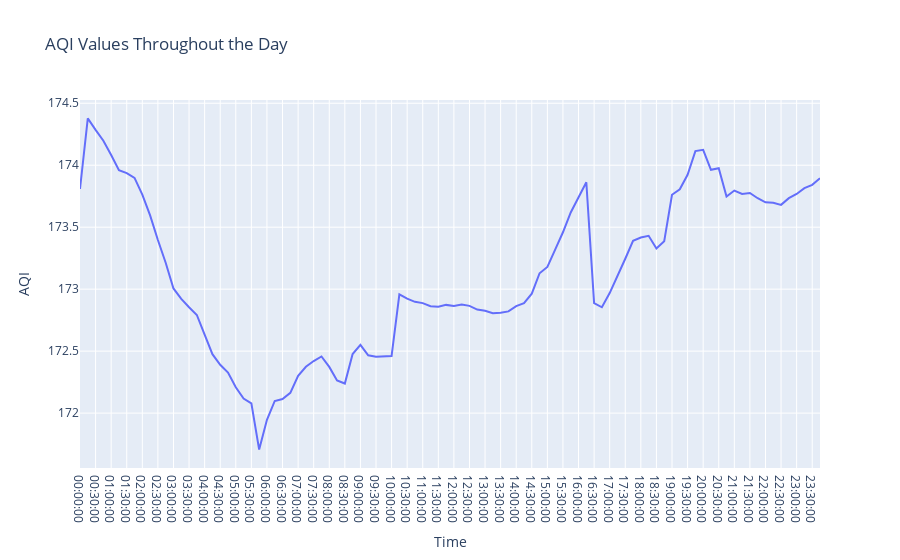

The code cell stored with this chart in its notebook:
### Markdown cell above
To validate the information regarding the impact of coal blasting on air pollution, we can perform a time series analysis using actual observed data. By grouping the AQI (Air Quality Index) values by the 'Time' column and calculating the average, we can analyze the trend in air pollution levels before and after the blasting period.

### Code cell
# Convert 'From' column to datetime data type
dfa['From'] = pd.to_datetime(dfa['From'])

# Extract the time component from 'From' column
dfa['Time'] = dfa['From'].dt.time

# Group the AQI values by 'Time' column and calculate the average
df_daily = dfa.groupby('Time').mean()

# Create a line plot for the AQI values throughout the day
trace = go.Scatter(
    x=df_daily.index,
    y=df_daily["AQI_calculated"],
    mode="lines",
    name="AQI"
)


layout = go.Layout(
    title="AQI Values Throughout the Day",
    xaxis=dict(title="Time"),
    yaxis=dict(title="AQI")
)


fig = go.Figure(data=[trace], layout=layout)
fig.show()

### Figure 1 — Plotly figure (JSON) as saved in the notebook; plotly's stock layout.template omitted (floating-point values rounded to 4 significant figures)
{"data": [{"mode": "lines", "name": "AQI", "type": "scatter", "x": ["00:00:00", "00:15:00", "00:30:00", "00:45:00", "01:00:00", "01:15:00", "01:30:00", "01:45:00", "02:00:00", "02:15:00", "02:30:00", "02:45:00", "03:00:00", "03:15:00", "03:30:00", "03:45:00", "04:00:00", "04:15:00", "04:30:00", "04:45:00", "05:00:00", "05:15:00", "05:30:00", "05:45:00", "06:00:00", "06:15:00", "06:30:00", "06:45:00", "07:00:00", "07:15:00", "07:30:00", "07:45:00", "08:00:00", "08:15:00", "08:30:00", "08:45:00", "09:00:00", "09:15:00", "09:30:00", "09:45:00", "10:00:00", "10:15:00", "10:30:00", "10:45:00", "11:00:00", "11:15:00", "11:30:00", "11:45:00", "12:00:00", "12:15:00", "12:30:00", "12:45:00", "13:00:00", "13:15:00", "13:30:00", "13:45:00", "14:00:00", "14:15:00", "14:30:00", "14:45:00", "15:00:00", "15:15:00", "15:30:00", "15:45:00", "16:00:00", "16:15:00", "16:30:00", "16:45:00", "17:00:00", "17:15:00", "17:30:00", "17:45:00", "18:00:00", "18:15:00", "18:30:00", "18:45:00", "19:00:00", "19:15:00", "19:30:00", "19:45:00", "20:00:00", "20:15:00", "20:30:00", "20:45:00", "21:00:00", "21:15:00", "21:30:00", "21:45:00", "22:00:00", "22:15:00", "22:30:00", "22:45:00", "23:00:00", "23:15:00", "23:30:00", "23:45:00"], "y": [173.8, 174.4, 174.3, 174.2, 174.1, 174.0, 173.9, 173.9, 173.8, 173.6, 173.4, 173.2, 173.0, 172.9, 172.9, 172.8, 172.6, 172.5, 172.4, 172.3, 172.2, 172.1, 172.1, 171.7, 171.9, 172.1, 172.1, 172.2, 172.3, 172.4, 172.4, 172.5, 172.4, 172.3, 172.2, 172.5, 172.6, 172.5, 172.5, 172.5, 172.5, 173.0, 172.9, 172.9, 172.9, 172.9, 172.9, 172.9, 172.9, 172.9, 172.9, 172.8, 172.8, 172.8, 172.8, 172.8, 172.9, 172.9, 173.0, 173.1, 173.2, 173.3, 173.5, 173.6, 173.7, 173.9, 172.9, 172.9, 173.0, 173.1, 173.2, 173.4, 173.4, 173.4, 173.3, 173.4, 173.8, 173.8, 173.9, 174.1, 174.1, 174.0, 174.0, 173.7, 173.8, 173.8, 173.8, 173.7, 173.7, 173.7, 173.7, 173.7, 173.8, 173.8, 173.8, 173.9]}], "layout": {"title": {"text": "AQI Values Throughout the Day"}, "xaxis": {"title": {"text": "Time"}}, "yaxis": {"title": {"text": "AQI"}}}}
